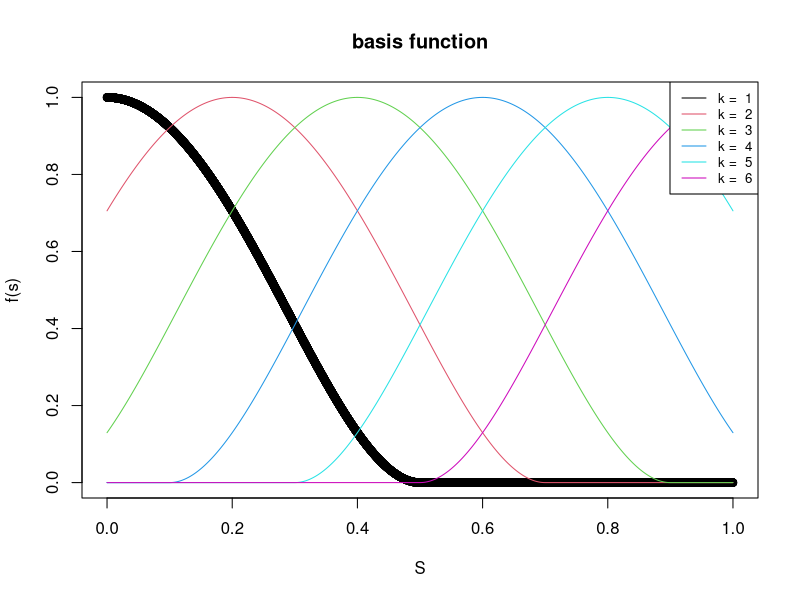

Here is the R script that generated this plot:
## ---- chunk 1
# initial value
n = 10000
s = seq(0,1, length.out = n)
K = 6
rk = 0.5
## ---- chunk 2
# basis function
basis_function <- function(s, bk, rk){
  (1 - ((s - bk)^2) / (rk^2))^2 * (abs(s - bk) < rk)
}
## ---- chunk 3
# sample points
result = data.frame(matrix(rep(NA, n), ncol = n))
for (k in 1:K) {
  bk = 0.2 * (k - 1)
  result = rbind(result, basis_function(s, bk, rk))
}
result = result[-1, ]
## ---- chunk 4
# plot
plot(x = s, y = result[1, ], xlim = c(0, 1), ylim = c(0, 1), col = 1, main = "basis function", xlab = "S", ylab = "f(s)")
for (k in 2:K) {
  lines(x = s, y = result[k, ], col = k)
}
legend("topright", legend = paste("k = ", 1:K), col = 1:K, lty = 1, cex = 0.8)
